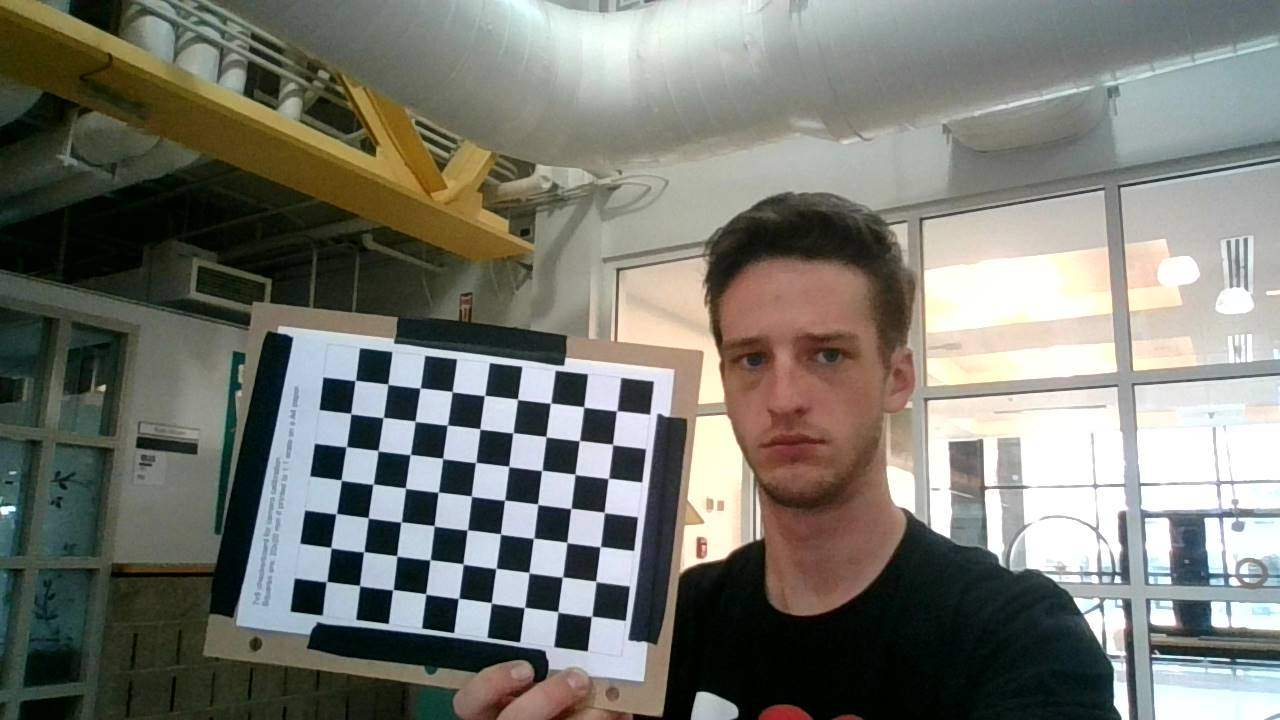
#> input picture state_machine/Untitled 1.jpg, 1280 x 720 px; its folder holds only this picture in this run
$ python camera_calibration.py
#> lines starting #> are read from the running program, lines starting #| are printed output that depends on the picture; after the words box and inside, x2 and y2 are one past the last pixel; in counts of white or black regions, pixels touching at a corner belong together
import numpy as np
import cv2
import glob

if __name__ == "__main__":
    # termination criteria
    criteria = (cv2.TERM_CRITERIA_EPS + cv2.TERM_CRITERIA_MAX_ITER, 30, 0.001)

    # prepare object points, like (0,0,0), (1,0,0), (2,0,0) ....,(6,5,0)
    objp = np.zeros((9*7,3), np.float32)
    objp[:,:2] = np.mgrid[0:7,0:9].T.reshape(-1,2)

    # Arrays to store object points and image points from all the images.
    objpoints = [] # 3d point in real world space
    imgpoints = [] # 2d points in image plane.

    images = glob.glob('*.jpg')

    for fname in images:
        img = cv2.imread(fname)
#> img is the input picture: shape (720, 1280, 3); mean B, G, R 112.6, 120.6, 119.7
        gray = cv2.cvtColor(img, cv2.COLOR_BGR2GRAY)
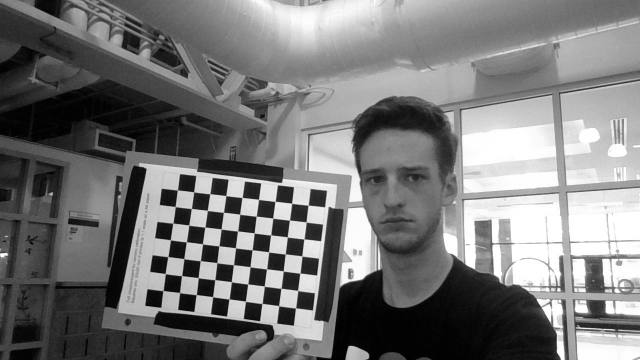
#> gray: shape (720, 1280) (shown at 1/2 size); min 0, max 255, mean 119.4

        # Find the chess board corners
        ret, corners = cv2.findChessboardCorners(gray, (7,9),None)
#> ret = True; corners = 63 rows, first 8: [326.5, 581.5], [331.1, 547.5], [336.2, 513.6], [341.1, 479.7], [346.2, 446.7], [350.6, 413.5], [355.3, 380.4], [359.5, 585.3]

        # If found, add object points, image points (after refining them)
        if ret == True:
            objpoints.append(objp)

            corners2 = cv2.cornerSubPix(gray,corners,(11,11),(-1,-1),criteria)
#> corners2 = 63 rows, first 8: [326.5, 581.6], [331, 547.6], [336.2, 513.7], [341.2, 480.1], [346.3, 446.7], [350.7, 413.6], [355.2, 380.5], [359.6, 585.6]
            imgpoints.append(corners2)

            # Draw and display the corners
            img = cv2.drawChessboardCorners(img, (7,9), corners2,ret)
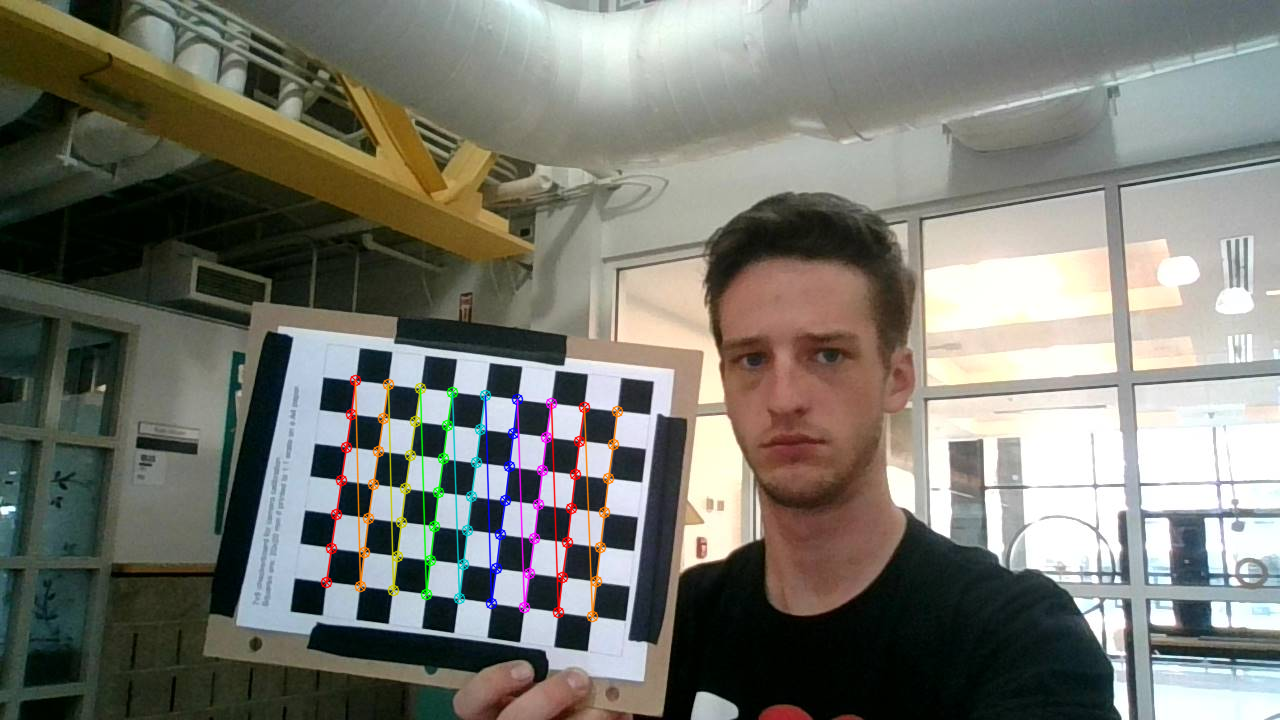
#> img: shape (720, 1280, 3); 1.66% of pixels changed, all inside (x1, y1, x2, y2) = (320, 374, 624, 623)
            cv2.imshow('img',img)
            cv2.waitKey(500)

    # calibrate the camera
    ret, mtx, dist, rvecs, tvecs = cv2.calibrateCamera(objpoints, imgpoints, gray.shape[::-1], None, None)
#> ret = 0.318; mtx = [[835.2, 0, 628.7], [0, 846.7, 454.7], [0, 0, 1]]; dist = [[0.0217, -1.07, 0.00566, 0.00192, 5.62]]; rvecs = ([-0.0728, -0.017, -1.45],); tvecs = ([-9.02, 3.71, 24.86],)
    np.savez("camera_cal_output", ret=ret, mtx=mtx, dist=dist, rvecs=rvecs, tvecs=tvecs)

$ run again, on state_machine/Untitled 5.jpg
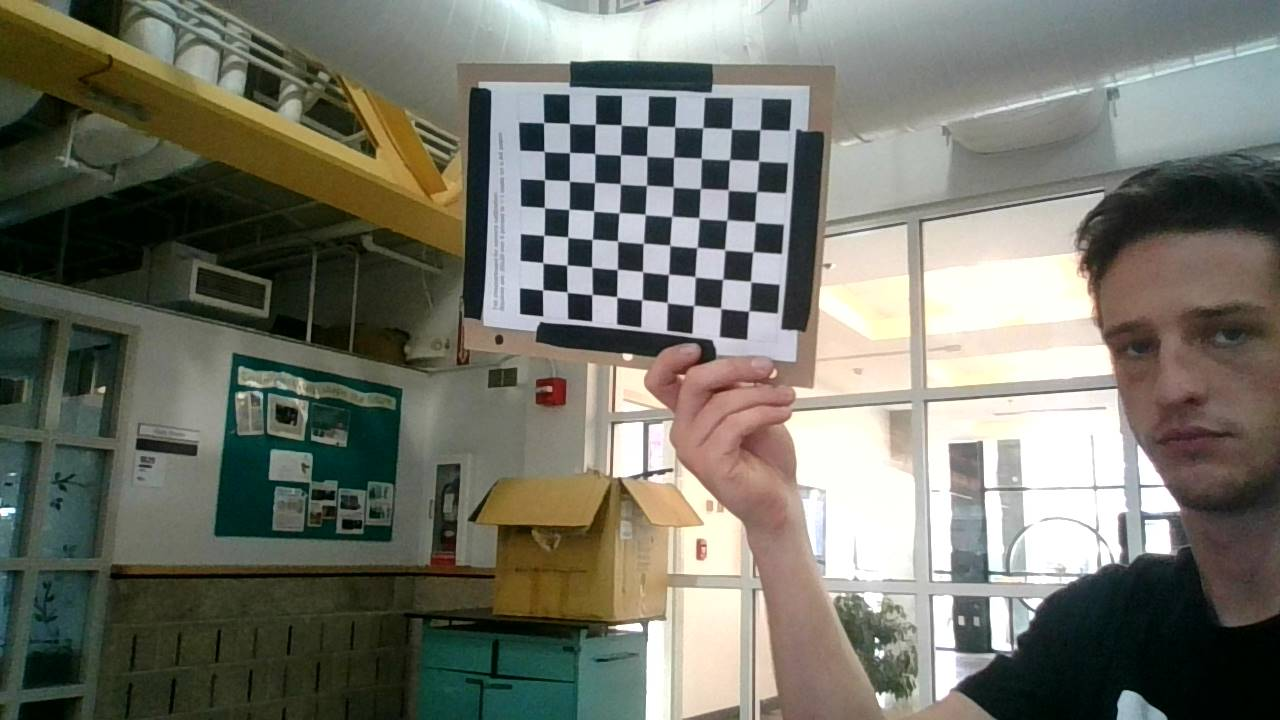
#> input picture state_machine/Untitled 5.jpg, 1280 x 720 px
#> img is the input picture: shape (720, 1280, 3); mean B, G, R 105.5, 116.3, 115.6
#> `gray = cv2.cvtColor(img, cv2.COLOR_BGR2GRAY)`:
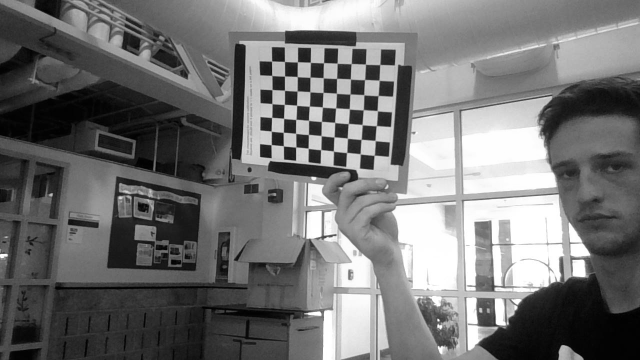
#> gray: shape (720, 1280) (shown at 1/2 size); min 0, max 255, mean 114.9
#> `ret, corners = cv2.findChessboardCorners(gray, (7,9),None)`: ret = True; corners = 63 rows, first 8: [542.7, 289.9], [542.7, 262.5], [543.8, 235.5], [544.2, 207.4], [544.4, 179.7], [543.8, 151.1], [543.7, 122.6], [567.2, 292.2]
#> corners2 = 63 rows, first 8: [542.7, 289.8], [542.8, 262.7], [543.8, 235.3], [544.4, 207.7], [544.5, 179.7], [544, 151.4], [543.6, 122.6], [567.2, 292.2]
#> `img = cv2.drawChessboardCorners(img, (7,9), corners2,ret)`:
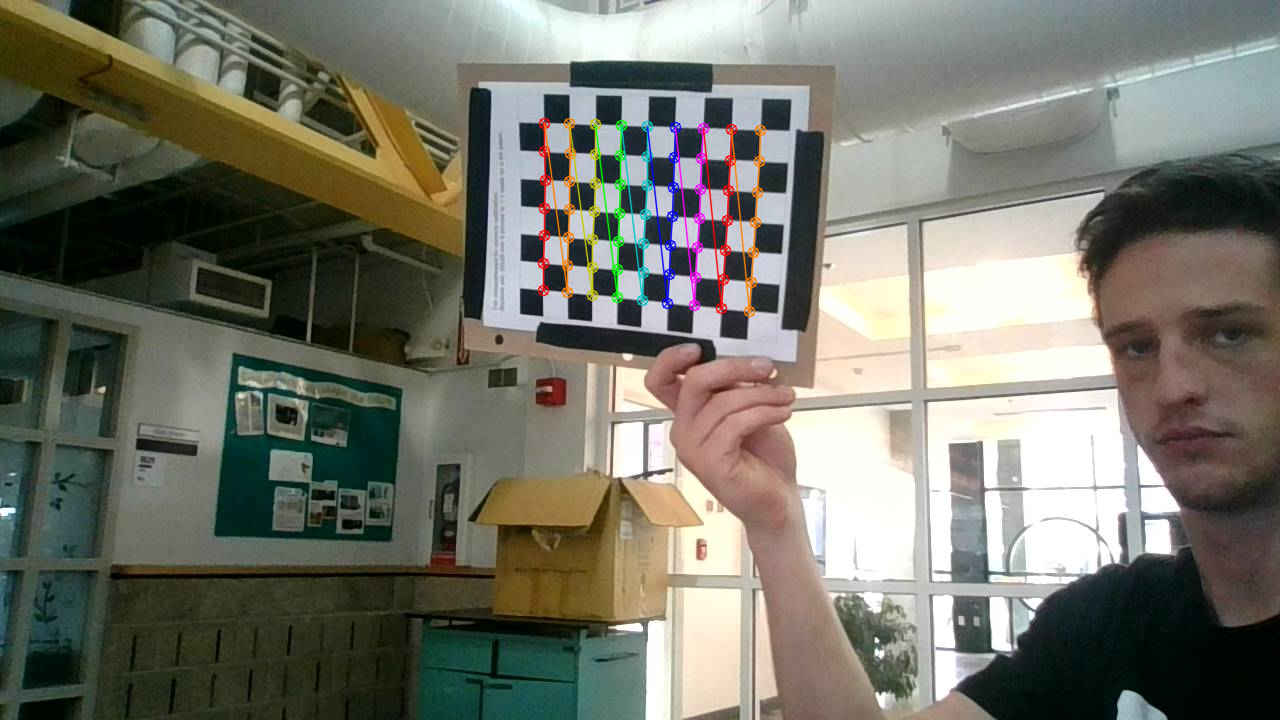
#> img: shape (720, 1280, 3); 1.47% of pixels changed, all inside (x1, y1, x2, y2) = (537, 117, 767, 318)
#> `ret, mtx, dist, rvecs, tvecs = cv2.calibrateCamera(objpoints, imgpoint..`: ret = 0.357; mtx = [[784.5, 0, 601.8], [0, 799.5, 403.5], [0, 0, 1]]; dist = [[0.508, -2.13, 0.0567, -0.0541, 4.57]]; rvecs = ([-0.166, 0.474, -1.45],); tvecs = ([-2.18, -4.25, 29.63],)

$ run again, on state_machine/Untitled 6.jpg
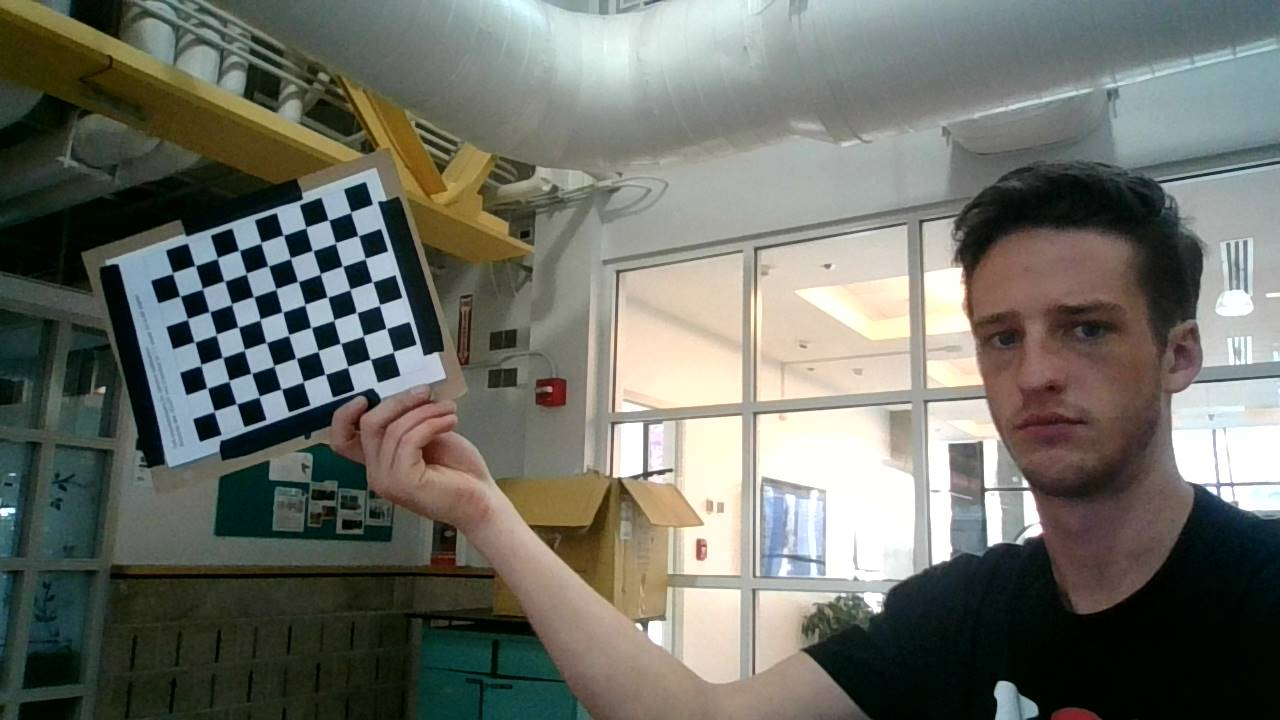
#> input picture state_machine/Untitled 6.jpg, 1280 x 720 px
#> img is the input picture: shape (720, 1280, 3); mean B, G, R 103, 111.3, 109.4
#> `gray = cv2.cvtColor(img, cv2.COLOR_BGR2GRAY)`:
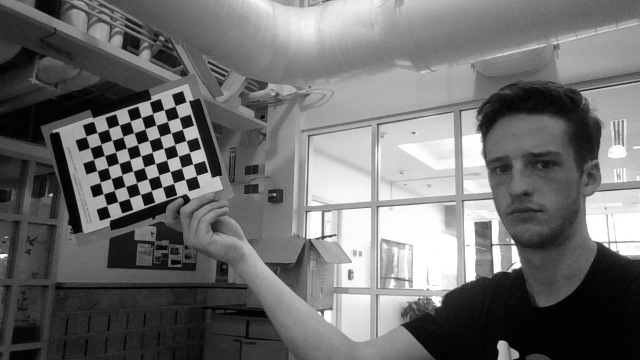
#> gray: shape (720, 1280) (shown at 1/2 size); min 0, max 255, mean 109.8
#> `ret, corners = cv2.findChessboardCorners(gray, (7,9),None)`: ret = True; corners = 63 rows, first 8: [351, 211.9], [357.8, 235.6], [365.1, 258.3], [372.4, 281.8], [379.7, 304.8], [386, 328.2], [393.4, 351.6], [328.4, 219.9]
#> corners2 = 63 rows, first 8: [350.7, 212.3], [358.2, 235.6], [365.1, 258.6], [372.4, 281.7], [379.5, 305.1], [386.3, 328.4], [393.3, 351.8], [328.5, 219.9]
#> `img = cv2.drawChessboardCorners(img, (7,9), corners2,ret)`:
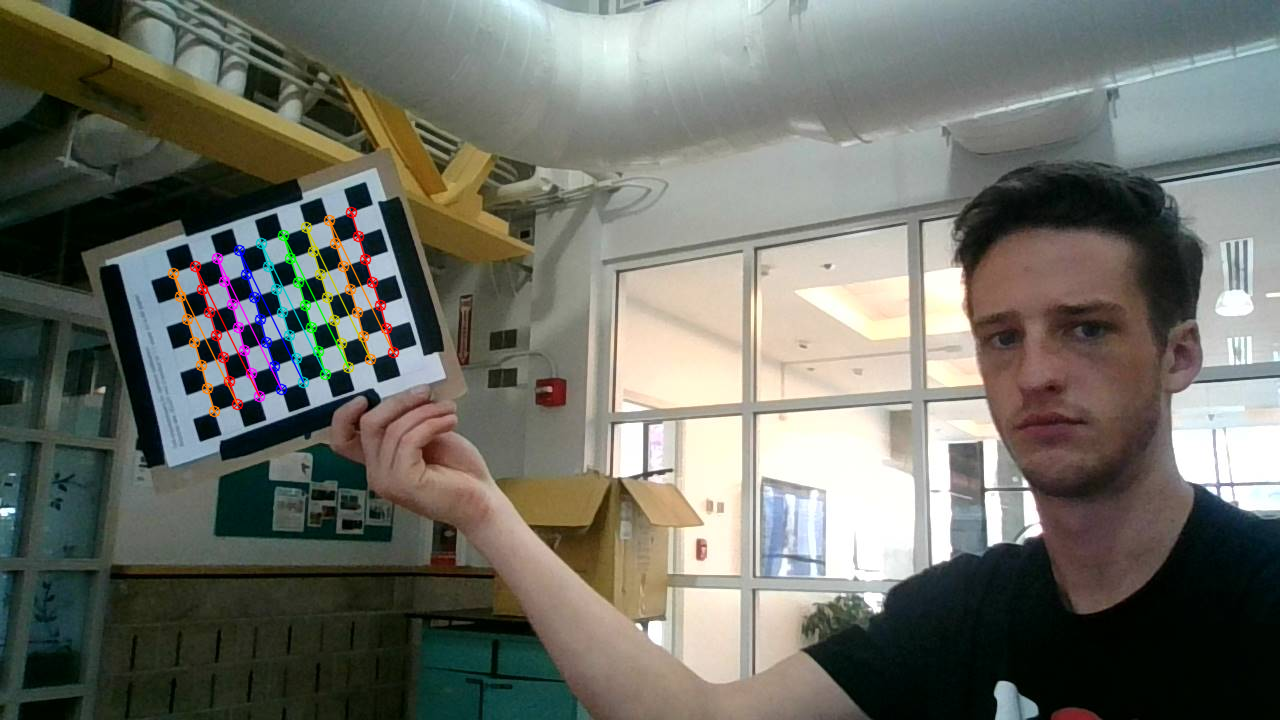
#> img: shape (720, 1280, 3); 1.27% of pixels changed, all inside (x1, y1, x2, y2) = (167, 206, 400, 418)
#> `ret, mtx, dist, rvecs, tvecs = cv2.calibrateCamera(objpoints, imgpoint..`: ret = 0.338; mtx = [[9340.1, 0, 655.7], [0, 5631.6, 453], [0, 0, 1]]; dist = [[0.366, 1267.1, 0.296, 0.219, 10.14]]; rvecs = ([0.622, 0.759, 1.17],); tvecs = ([-7.5, -9.83, 218.7],)
